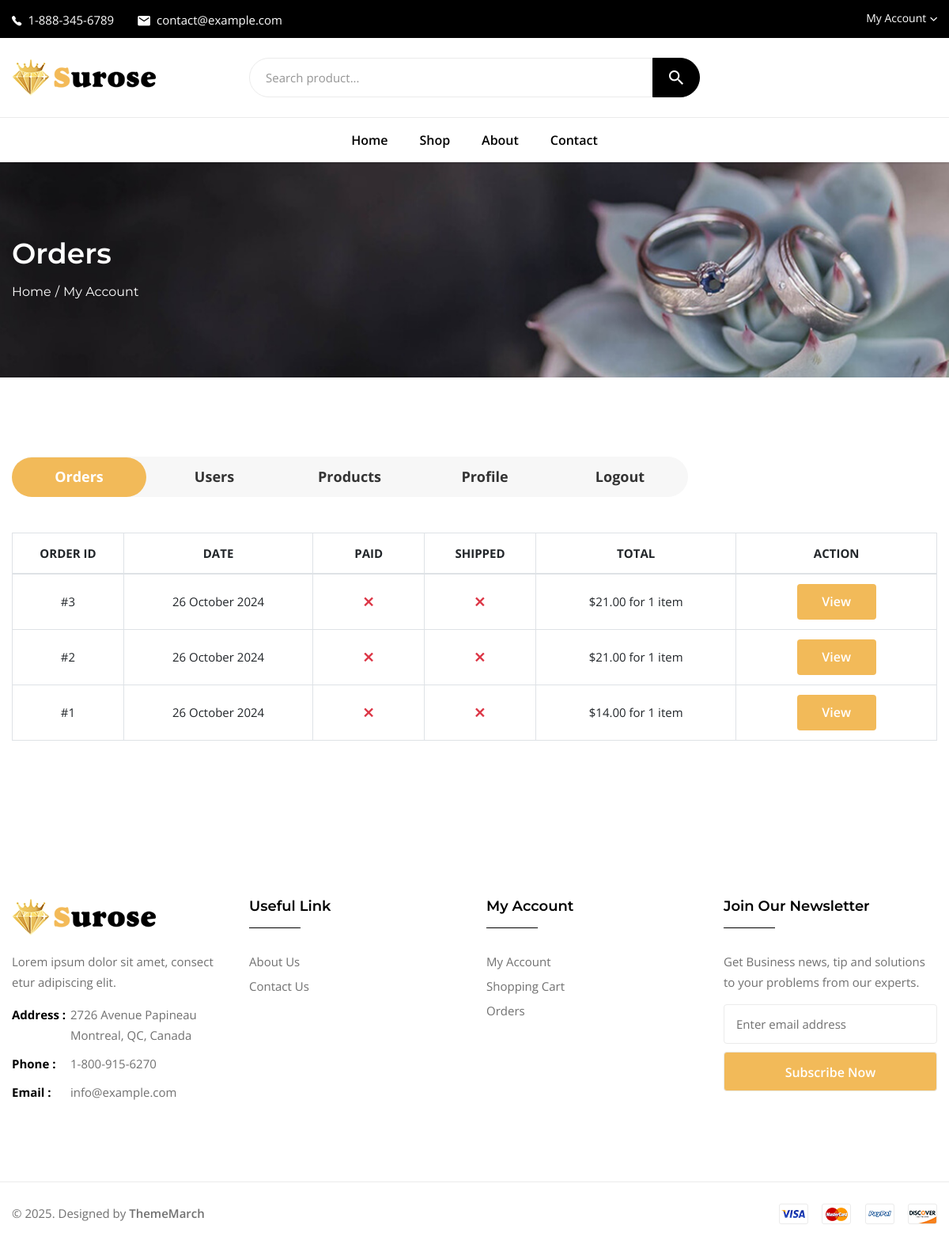
/account/orders/ (signed in), run on the app's committed database.
### core/models.py (models this page shows, shortened)
class ProductOrder(models.Model):
    user = models.ForeignKey(User, on_delete=models.CASCADE)
    first_name = models.CharField(max_length=255, null=True)
    last_name = models.CharField(max_length=255, null=True)
    email = models.EmailField(null=True)
    phone = models.CharField(max_length=255, null=True)
    country = models.CharField(max_length=255, null=True)
    address = models.TextField(null=True)
    state = models.CharField(max_length=255, null=True)
    postcode = models.CharField(max_length=255, null=True)
    created_at = models.DateTimeField(auto_now_add=True)
    updated_at = models.DateTimeField(auto_now=True)
    is_paid = models.BooleanField(default=False)
    is_shipped = models.BooleanField(default=False)
    payment_id = models.CharField(max_length=255, null=True)

### core/views.py (the view)
# urls.py: path('account/orders/', views.account_order_list, name='account_order_list'),
@login_required
def account_order_list(request):
    orders_filter = Q(user=request.user)
    if request.user.is_superuser:
        orders_filter = Q()
    else:
        if request.user.is_manufacturer:
            orders_filter = Q(user=request.user) | Q(productcart__product__user=request.user)
    context = {
        'orders': ProductOrder.objects.filter(orders_filter).annotate(total=Sum(F('productcart__quantity') * F('productcart__product__price'))).order_by('-created_at')
    }
    return render(request, 'account/order/list.html', context=context)

### core/context_processors.py (called while the page is built)
def cart(request):
    if request.user.is_authenticated:
        carts = ProductCart.objects.filter(user=request.user, order=None)
    else:
        carts = []
    return {'global_carts': {
        'count': len(carts),
    }}

### core/models.py (called while the page is built)
    @property
    def is_owner(self):
        return self.role == 'owner'

    @property
    def is_manufacturer(self):
        return self.role == 'manufacturer'

### core/templates/account/order/list.html (shortened to what this page needs)
{% extends 'base.html' %}
{% load static %}
{% block content %}
<div class="tm-breadcrumb-area tm-padding-section bg-grey" data-bgimage="{% static 'assets/images/breadcrumb-bg.jpg' %}">
    <div class="container">
        <div class="tm-breadcrumb">
            <h2>Orders</h2>
            <ul>
                <li><a href="index.html">Home</a></li>
                <li>My Account</li>
            </ul>
        </div>
    </div>
</div>
<main class="page-content">
    <div class="tm-section tm-my-account-area bg-white tm-padding-section">
        <div class="container">
            <div class="tm-myaccount">
                {% include 'account/menu.html' %}
                <div>
                    <div class="tm-myaccount-orders">
                        <div class="table-responsive">
                            <table class="table table-bordered mb-0">
                                <thead>
                                    <tr>
                                        <th class="tm-myaccount-orders-col-id">ORDER ID</th>
                                        <th class="tm-myaccount-orders-col-date">DATE</th>
                                        <th class="tm-myaccount-orders-col-status">PAID</th>
                                        <th class="tm-myaccount-orders-col-status">SHIPPED</th>
                                        <th class="tm-myaccount-orders-col-total">TOTAL</th>
                                        {% if user.is_superuser %}
                                        <th class="tm-myaccount-orders-col-total">ACTION</th>
                                        {% else %}
                                        <th class="tm-myaccount-orders-col-total">VIEW</th>
                                        {% endif %}
                                    </tr>
                                </thead>
                                <tbody>
                                    {% for order in orders %}
                                    <tr>
                                        <td>#{{ order.id }}</td>
                                        <td>{{ order.created_at|date:'d F Y' }}</td>
                                        <td>
                                            {% if order.is_paid %}
                                            <i class="ion-checkmark font-weight-bold text-success"></i>
                                            {% else %}
                                            <i class="ion-close font-weight-bold text-danger"></i>
                                            {% endif %}
                                        </td>
                                        <td>
                                            {% if order.is_shipped %}
                                                {% if user.is_superuser or user.is_manufacturer %}
                                                <a href="{% url 'core:account_order_shipped' order.id %}" onclick="return confirm('Are you sure?')">
                                                    <i class="ion-checkmark font-weight-bold text-success"></i>
                                                </a>
                                                {% else %}
                                                <i class="ion-checkmark font-weight-bold text-success"></i>
                                                {% endif %}
                                            {% else %}
                                                {% if user.is_superuser or user.is_manufacturer %}
                                                <a href="{% url 'core:account_order_shipped' order.id %}" onclick="return confirm('Are you sure?')">
                                                    <i class="ion-close font-weight-bold text-danger"></i>
                                                </a>
                                                {% else %}
                                                <i class="ion-close font-weight-bold text-danger"></i>
                                                {% endif %}
                                            {% endif %}
                                        </td>
                                        <td>&dollar;{{ order.total|floatformat:'2' }} for {{ order.productcart_set.count }} item{{ order.productcart_set.count|pluralize }}</td>
                                        <td>
                                            <a href="{% url 'core:account_order_detail' order.id %}" class="tm-button tm-button-small">View</a>
                                        </td>
                                    </tr>
                                    {% empty %}
                                    <tr>
                                        <td colspan="6" class="text-center">No orders</td>
                                    </tr>
                                    {% endfor %}
                                </tbody>
                            </table>
                        </div>
                    </div>
                </div>
            </div>
        </div>
    </div>
</main>
{% endblock content %}

### data on the page
ProductOrder: id "3", created_at "26 October 2024", is_paid False (drawn), is_shipped False (drawn), total "21.00", productcart_set.count "1"
ProductOrder: id "2", created_at "26 October 2024", is_paid False (drawn), is_shipped False (drawn), total "21.00", productcart_set.count "1"
ProductOrder: id "1", created_at "26 October 2024", is_paid False (drawn), is_shipped False (drawn), total "14.00", productcart_set.count "1"
